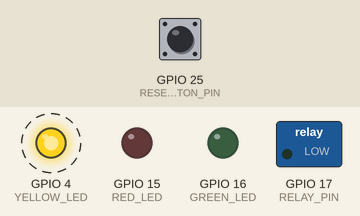
The sketch below on a simulated ESP32. Parts: switched loads named in the sketch (green lamp = pin HIGH), output pins drawn as LEDs (lit = HIGH). Dashed ring = blinking. The inputs (shaded band) are chosen by the test bench; at power-on: GPIO 25 (RESET_BUTTON_PIN) HIGH. WiFi joins after 1.5 s; servers stay silent unless stated; random numbers use the default seed unless the sketch sets one; EEPROM starts erased; what the sketch prints to the serial monitor is not drawn. At 4.8 s the program restarts the board; the recording ends there.

Above: at 0.87 s.
1.3 s: GPIO 25 (RESET_BUTTON_PIN) pulled LOW for 3.2 s
At 2.4 s:
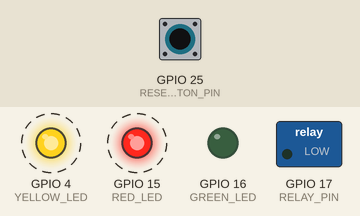
At 4.6 s:
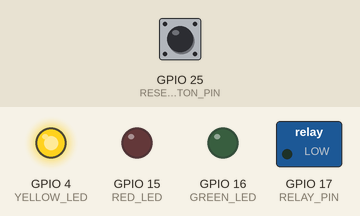
Timing chart, 0 to 4.8 s (numbered marks = the images above; inputs shaded):
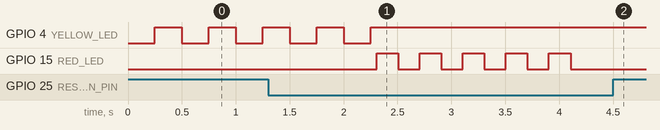

The sketch:

MellaFirmware_RGB_Pref_Version2.ino
```cpp
// Development Board: ESP32 Dev Module
// The project is working fine, without any error (EXCEPT MQTT/The Scheduler/Mobile Scheduler Part)
// The New Chip does not have any detail
// The Device Generates the Device ID, This device ID never erase
// The APMode starts, WiFi APMode Populates, The Customer selects the WiFi, name starts with MELLA-XXXX, The PAssword is setup1234
// After selecting the WiFi, The Webserver starts at 192.168.4.1 (YELLOW LED BLINK)
// The Browser ask for WiFi Username and Password
// The Username/Password goes to Device Memory
// The Device Connects (GREEN LED for 3 Sec. to show conformation that everything is working)
// BLUE LED shows that it SwitchedOn the RELAY and Heat is in ON State, below Thrash hold level or Knob Level

#include "driver/gpio.h"
#include "driver/rtc_io.h"
#include <WiFi.h>
#include <WebServer.h>
#include <Preferences.h>
#include <PubSubClient.h>
#include <OneWire.h>
#include <DallasTemperature.h>

/* ===================== DEBUG ===================== */
#define DEBUG 1
#if DEBUG
  #define DBG(x) Serial.println(x)
  #define DBG2(a,b) { Serial.print(a); Serial.print(" : "); Serial.println(b); }
#else
  #define DBG(x)
  #define DBG2(a,b)
#endif

/* ===================== PINS ===================== */
#define RESET_BUTTON_PIN 25
#define RED_LED     15
#define YELLOW_LED  4
#define GREEN_LED   16

#define KNOB_PIN     33
#define ONE_WIRE_BUS 32
#define RELAY_PIN    17

/* ===================== WIFI ===================== */
#define AP_PASSWORD "setup1234"
#define CONNECT_TIMEOUT_MS 10000

/* ===================== GLOBALS ===================== */
Preferences prefs;
WebServer server(80);
WiFiClient espClient;
PubSubClient mqttClient(espClient);

bool resetInProgress = false;

/* ===================== TIMING ===================== */
unsigned long lastSensorReadMs = 0;
unsigned long lastLedUpdateMs  = 0;

#define SENSOR_INTERVAL_MS 1000
#define LED_AP_INTERVAL_MS 250
#define LED_DIS_INTERVAL_MS 500

bool yellowLedState = false;


/* ===================== TEMP ===================== */
OneWire oneWire(ONE_WIRE_BUS);
DallasTemperature sensors(&oneWire);
DeviceAddress mainThermometer;

float temp_c = 0;
int knobRaw = 0;
int knobLevel = 0;
int calibration_offset = 5;
int default_temp = 30;

/* ===================== RESET BUTTON ===================== */
#define LONG_PRESS_MS 1000

void factoryReset() {
  DBG("[RESET] Factory reset initiated");

  resetInProgress = true;

  // Stop heater immediately
  digitalWrite(RELAY_PIN, LOW);
  DBG("[RESET] Heater OFF");

  // Stop WiFi cleanly
  WiFi.disconnect(true);
  WiFi.mode(WIFI_OFF);

  // Clear ONLY WiFi credentials (not device ID)
  prefs.begin("wifi", false);
  prefs.clear();
  prefs.end();
  DBG("[RESET] WiFi credentials cleared");

  // Visual feedback
  for (int i = 0; i < 5; i++) {
    digitalWrite(RED_LED, HIGH);
    delay(200);
    digitalWrite(RED_LED, LOW);
    delay(200);
  }

  delay(500);
  ESP.restart();
}


void checkButton() {
  static bool pressed = false;
  static unsigned long pressStart = 0;

  int raw = digitalRead(RESET_BUTTON_PIN);
  unsigned long now = millis();

  if (!pressed && raw == LOW) {
    pressed = true;
    pressStart = now;
    DBG("[BTN] Press");
  }

  if (pressed && raw == LOW && now - pressStart >= LONG_PRESS_MS) {
    DBG("[BTN] Long press → Reset");
    factoryReset();
  }

  if (pressed && raw == HIGH) {
    pressed = false;
  }
}

/* ===================== WIFI PREFS ===================== */
void saveWiFi(const String &ssid, const String &password) {
  prefs.begin("wifi", false);
  prefs.putString("ssid", ssid);
  prefs.putString("pass", password);
  prefs.end();
}

bool loadWiFi(String &ssid, String &pass) {
  prefs.begin("wifi", true);
  ssid = prefs.getString("ssid", "");
  pass = prefs.getString("pass", "");
  prefs.end();
  return ssid.length();
}

/* ===================== AP ID ===================== */
String getAPId() {
  prefs.begin("device", true);
  String id = prefs.getString("id", "");
  prefs.end();
  if (!id.length()) {
    id = String(random(0xFFFF), HEX);
    prefs.begin("device", false);
    prefs.putString("id", id);
    prefs.end();
  }
  return id;
}

/* ===================== WEB ===================== */
void setupWeb() {
  server.on("/", HTTP_GET, []() {
    server.send(200, "text/html",
      "<form action='/save' method='post'>SSID:<input name='ssid'><br>Password:<input name='pass'><br><input type='submit'></form>");
  });

  server.on("/save", HTTP_POST, []() {
    saveWiFi(server.arg("ssid"), server.arg("pass"));
    server.send(200, "text/html", "Saved. Rebooting...");
    delay(500);
    ESP.restart();
  });

  server.on("/remove", HTTP_POST, []() {
    factoryReset();
  });

  server.begin();
}

/* ===================== HEATER ===================== */
void heatOn() {
  digitalWrite(RELAY_PIN, HIGH);
  DBG("🔥 Heater ON");
}

void heatOff() {
  digitalWrite(RELAY_PIN, LOW);
  DBG("🧊 Heater OFF");
}

void set_temp(int knob_input) {
  int threshold;

  switch (knob_input) {
    case 1: threshold = 30; break;
    case 2: threshold = 36; break;
    case 3: threshold = 42; break;
    case 4: threshold = 48; break;
    case 5: threshold = 54; break;
    case 6: threshold = 60; break;
    case 7: threshold = 66; break;
    case 8: threshold = 72; break;
    case 9: threshold = 82; break;
    case 10: threshold = 90; break;
    default: threshold = default_temp; break;
  }

  threshold += calibration_offset;

  DBG2("Temp", temp_c);
  DBG2("Threshold", threshold);
  DBG2("Knob", knob_input);

  if (temp_c <= threshold) heatOn();
  else heatOff();
}

/* ===================== SETUP ===================== */
void setup() {
  Serial.begin(115200);

  pinMode(RED_LED, OUTPUT);
  pinMode(YELLOW_LED, OUTPUT);
  pinMode(GREEN_LED, OUTPUT);
  pinMode(RELAY_PIN, OUTPUT);
  pinMode(RESET_BUTTON_PIN, INPUT_PULLUP);

  digitalWrite(RELAY_PIN, LOW);

  sensors.begin();
  sensors.getAddress(mainThermometer, 0);

  String ssid, pass;
  bool hasWiFi = loadWiFi(ssid, pass);

  if (hasWiFi) {
    DBG("[WIFI] Connecting to saved WiFi");
    WiFi.mode(WIFI_STA);
    WiFi.begin(ssid.c_str(), pass.c_str());
  } else {
    DBG("[WIFI] No credentials → Starting AP mode");
    WiFi.mode(WIFI_AP);
    WiFi.softAP(("MELLA-" + getAPId()).c_str(), AP_PASSWORD);
  }


  setupWeb();

  DBG("System ready");
}

/* ============== Reading Sensor and Appling Heater Logic ============ */
void updateTemperatureControl() {
  unsigned long now = millis();
  if (now - lastSensorReadMs < SENSOR_INTERVAL_MS) return;
  lastSensorReadMs = now;

  // 🚨 SAFETY GUARD — heater must NEVER run in AP / disconnected state
  if (resetInProgress ||
      (WiFi.getMode() & WIFI_MODE_AP) ||
      WiFi.status() != WL_CONNECTED) {

    if (digitalRead(RELAY_PIN) == HIGH) {
      heatOff();
      DBG("[SAFETY] Heater forced OFF (AP / Disconnected / Reset)");
    }
    return;
  }

  // ---- NORMAL OPERATION BELOW ----

  knobRaw = analogRead(KNOB_PIN);
  knobLevel = map(knobRaw, 0, 4095, 0, 10);
  knobLevel = constrain(knobLevel, 0, 10);

  sensors.requestTemperatures();
  temp_c = sensors.getTempC(mainThermometer);

  DBG2("Knob Raw", knobRaw);
  DBG2("Knob Level", knobLevel);
  DBG2("Temp", temp_c);

  set_temp(knobLevel);
}


/* ===================== LED MS Setting, Instead of Delay ===================== */
void updateStatusLED() {
  unsigned long now = millis();

  // AP mode → fast blink
  if (WiFi.getMode() & WIFI_MODE_AP) {
    if (now - lastLedUpdateMs >= LED_AP_INTERVAL_MS) {
      lastLedUpdateMs = now;
      yellowLedState = !yellowLedState;
      digitalWrite(YELLOW_LED, yellowLedState);
    }
  }
  // Disconnected → slow blink
  else if (WiFi.status() != WL_CONNECTED) {
    if (now - lastLedUpdateMs >= LED_DIS_INTERVAL_MS) {
      lastLedUpdateMs = now;
      yellowLedState = !yellowLedState;
      digitalWrite(YELLOW_LED, yellowLedState);
    }
  }
  // Connected → LED off
  else {
    digitalWrite(YELLOW_LED, LOW);
    yellowLedState = false;
  }
}

/* ===================== LOOP ===================== */
void loop() {
  server.handleClient();
  checkButton();

  // During reset → everything OFF
  if (resetInProgress) {
    digitalWrite(RELAY_PIN, LOW);
    return;
  }

  updateStatusLED();
  updateTemperatureControl();
}
```

Measured:
- after the input at 1.3 s, GPIO 15 (RED_LED): alternates HIGH for 0.20 s and LOW for 0.20 s, 10 changes in all, then stays LOW, starting after 1.0 s
- by itself, GPIO 4 (YELLOW_LED): alternates HIGH for 0.25 s and LOW for 0.25 s, 4 changes in all, then stays HIGH
